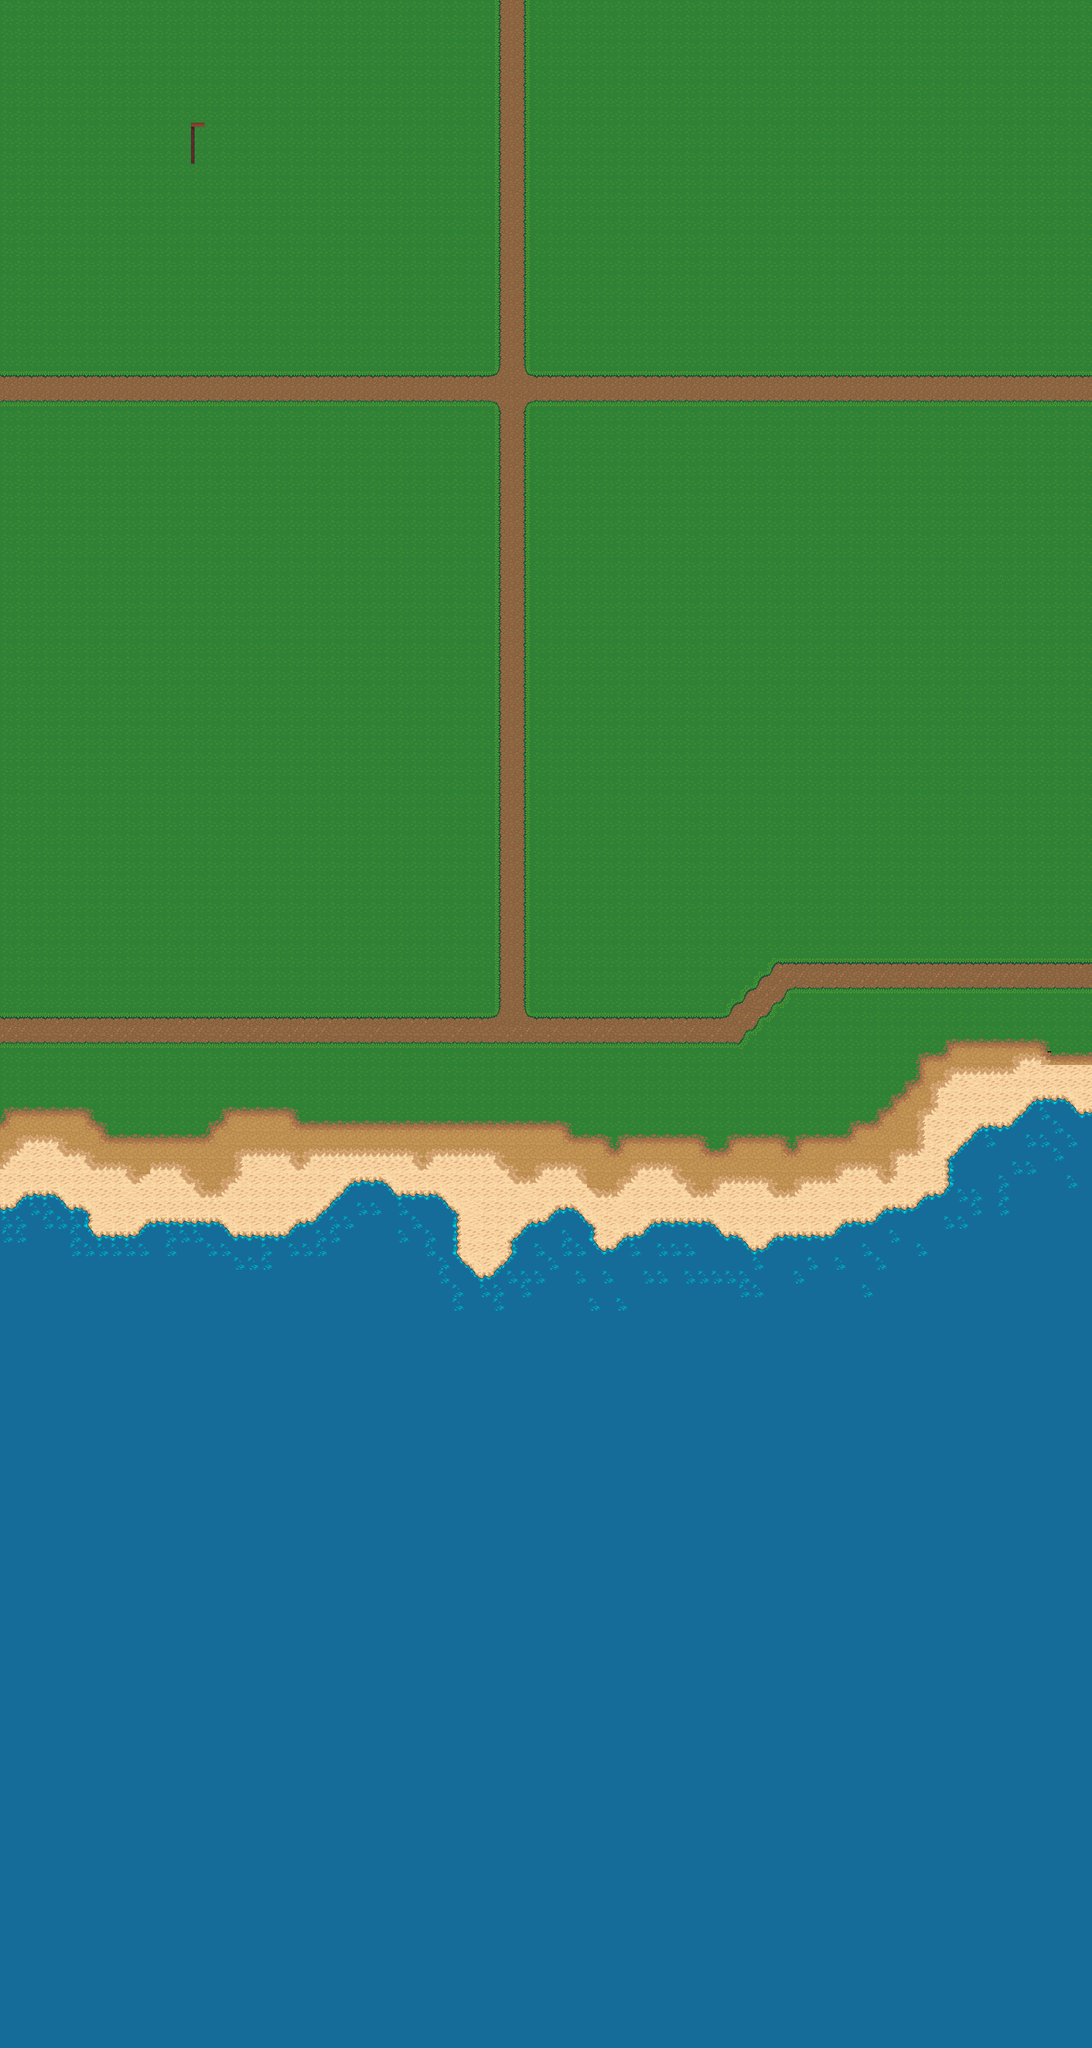

This is a level from a 2D game, rendered from its Tiled map with the project's own tilesets. A one-line summary and the map file follow, with tile-layer data summarised:
An orthogonal 80x150 tile map with 32x32 px tiles, 7 tile layers (Tile Layer 1, Grass, Road, Dirt to Grass Transition, ...), 5 tilesets.

<map version="1.0" orientation="orthogonal" renderorder="right-down" width="80" height="150" tilewidth="32" tileheight="32" nextobjectid="1">
 <tileset firstgid="1" name="Base Tiles" tilewidth="32" tileheight="32" tilecount="1024">
  <image source="terrain.png" width="1024" height="1024" />
 </tileset>
 <tileset firstgid="1025" name="More Tiles" tilewidth="32" tileheight="32" tilecount="1024">
  <image source="terrain_atlas.png" width="1024" height="1024" />
 </tileset>
 <tileset firstgid="2049" name="Buildings" tilewidth="32" tileheight="32" tilecount="1024">
  <image source="base_out_atlas.png" width="1024" height="1024" />
 </tileset>
 <tileset firstgid="3073" name="Buildings Inside" tilewidth="32" tileheight="32" tilecount="384">
  <image source="LPC_city_inside/city_inside.png" width="768" height="512" />
 </tileset>
 <tileset firstgid="3457" name="Buildings Inside 2" tilewidth="32" tileheight="32" tilecount="256">
  <image source="LPC_house_interior/interior.png" width="512" height="512" />
 </tileset>
 <layer name="Tile Layer 1" width="80" height="150">
  <data>[12000 cells, 12000 non-empty, 12 distinct tile ids]</data>
 </layer>
 <layer name="Grass" width="80" height="150">
  <data>[12000 cells, 0 non-empty, 0 distinct tile ids]</data>
 </layer>
 <layer name="Road" width="80" height="150">
  <data>[12000 cells, 653 non-empty, 3 distinct tile ids]</data>
 </layer>
 <layer name="Dirt to Grass Transition" width="80" height="150">
  <data>[12000 cells, 883 non-empty, 21 distinct tile ids]</data>
 </layer>
 <layer name="Sand To Grass Transition" width="80" height="150">
  <data>[12000 cells, 318 non-empty, 8 distinct tile ids]</data>
 </layer>
 <layer name="Trees" width="80" height="150">
  <data>[12000 cells, 0 non-empty, 0 distinct tile ids]</data>
 </layer>
 <layer name="Market" width="80" height="150">
  <data>[12000 cells, 3 non-empty, 2 distinct tile ids]</data>
 </layer>
</map>
